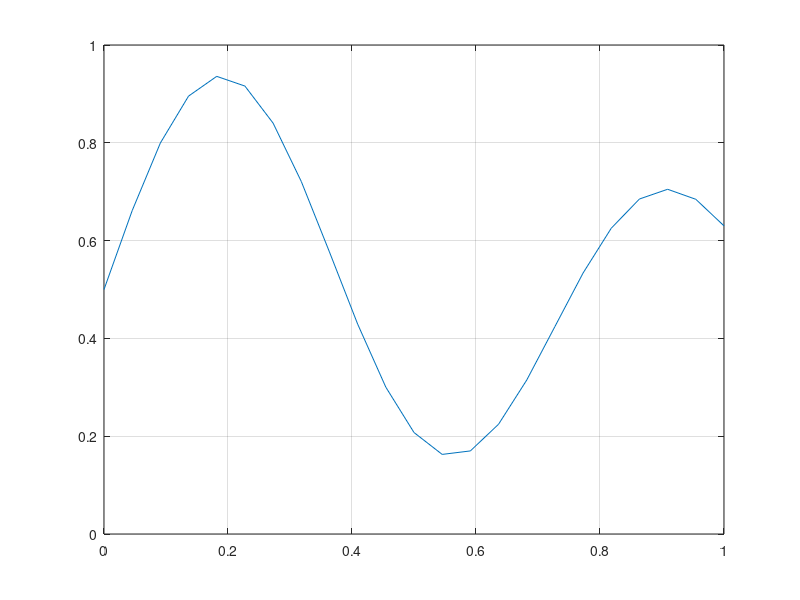

This chart was generated by the following MATLAB code:
close all
clear 
clc

%Duomenų paruošimas
x =[0:1/22:1];
d = ((1 + 0.6*sin(2*pi*x/0.7))+(0.3*sin(2*pi*x)))/2;
figure(1), plot(x,d), grid on;

c1 = 0.2;
c2 = 0.9;
r1 = 0.1;
r2 = 0.1;

w1 = rand(1)
w2 = rand(1)
b = rand(1)
lr= 0.1;

%Aproksimatoriaus apmokymas
for i = 1:10000
    for index = 1:length(x)
        F1 = exp(-(((x(index)-c1)^2)/(2*r1^2)));
        F2 = exp(-(((x(index)-c2)^2)/(2*r2^2)));
        y = F1*w1 + F2*w2 + b;
        e = d(index) - y;

        w1 = w1 + lr*e*F1;
        w2 = w2 + lr*e*F2;
        b = b + lr*e;
    end
end